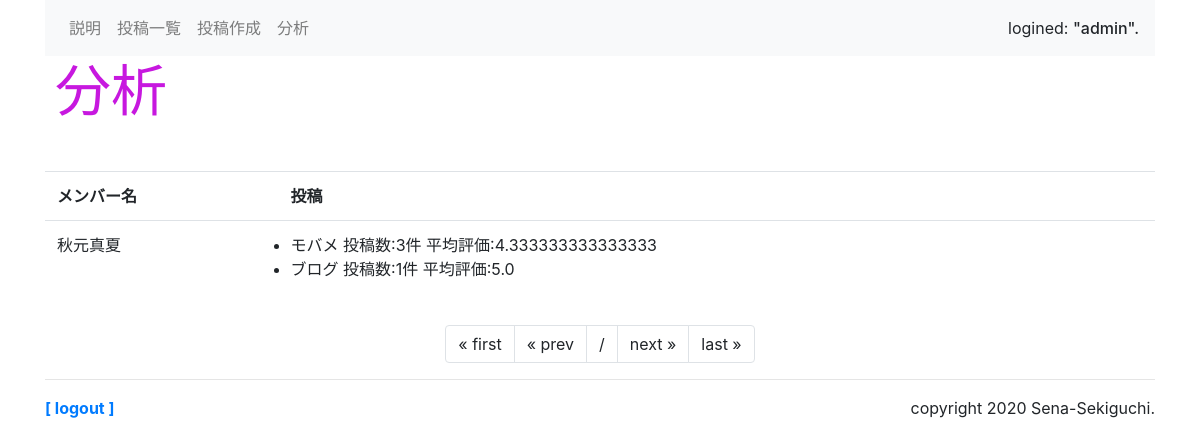
Screenshot of /sns/analysis (signed in) with the database file from the repository.
### sns/models.py (models this page shows, shortened)
class Menber(models.Model):
    owner = models.ForeignKey(User, on_delete=models.CASCADE, \
        related_name='menber_owner')
    name = models.TextField(max_length=10)

class Category(models.Model):
    name = models.CharField(max_length=100)
    def __str__(self):
        return self.name

class Message(models.Model):
    owner = models.ForeignKey(User, on_delete=models.CASCADE, \
        related_name='message_owner')
    group = models.ForeignKey('Group', on_delete=models.CASCADE)
    content = models.TextField(max_length=1000)
    share_id = models.IntegerField(default=-1)
    good_count = models.IntegerField(default=0)
    share_count = models.IntegerField(default=0)
    pub_date = models.DateTimeField(auto_now_add=True)
    menber = models.ForeignKey('Menber', models.SET_NULL,blank=True,null=True)
    category = models.ForeignKey('Category', models.SET_NULL,blank=True,null=True,related_name='posts')
    STAR_CHOICES = (
    (5,5),
    (4,4),
    (3,3),
    (2,2),
    (1,1),
    )
    star = models.IntegerField(verbose_name="乃木星", choices=STAR_CHOICES, blank=True)
    class Meta:
        ordering = ('-pub_date',)

### sns/views.py (the view)
# urls.py: path('analysis', views.analysis, name='analysis'),
@login_required(login_url='/admin/login/')
def analysis(request):
    params = {
        'login_user':request.user,
        'values':['A','B','C'],
        'menbers':Menber.objects.all(),
        'categorys':Category.objects.annotate(avg_review=Avg('posts__star')),
        'CATEGORY_CHOICES':['TV','ラジオ','雑誌','ブログ','モバメ'] ,
    }
    return render(request, 'sns/analysis.html', params)

### sns/templates/sns/analysis.html (shortened to what this page needs)
{% extends 'sns/layout.html' %}
{% block header %}
<h1 class="display-4">分析</h1>
{% endblock %}
{% block content %}
<body class="container">
    <h1 class="display-4">
        {{title}}</h1>
    <table class="table">
        <tr>
            <th>メンバー名</th>
            <th>投稿</th>
        </tr>
    {% for item in menbers %}
        <tr>
            <td>{{item.name}}</td>
            <td><ul>
                {% for ct in categorys %}
                    <li>{{ct}} 投稿数:{{ct.posts.all|length}}件 平均評価:{{ct.avg_review}}</li>
                {% endfor %}
                </ul></td>
    {% endfor %}
    </table>
    <ul class="pagination justify-content-center">
        {% if data.has_previous %}
        <li class="page-item">
            <a class="page-link" href="{% url 'index' %}">
                &laquo; first</a>
        </li>
        <li class="page-item">
            <a class="page-link"
            href="{% url 'index' %}{{data.previous_page_number}}">
                &laquo; prev</a>
        </li>
        {% else %}
        <li class="page-item">
            <a class="page-link">&laquo; first</a>
        </li>
        <li class="page-item">
            <a class="page-link">&laquo; prev</a>
        </li>
        {% endif %}
        <li class="page-item">
            <a class="page-link">
            {{data.number}}/{{data.paginator.num_pages}}</a>
        </li>
        {% if data.has_next %}
        <li class="page-item">
            <a class="page-link"
            href="{% url 'index' %}{{data.next_page_number }}">
                next &raquo;</a>
        </li>
        <li class="page-item">
            <a class="page-link"
            href="{% url 'index' %}{{data.paginator.num_pages}}">
                last &raquo;</a>
        </li>
        {% else %}
        <li class="page-item">
            <a class="page-link">next &raquo;</a>
        </li>
        <li class="page-item">
            <a class="page-link">last &raquo;</a>
        </li>
        {% endif %}
    </ul>
</body>
{% endblock %}

### sns/templates/sns/layout.html (shortened to what this page needs)
{% load static %}
<!doctype html>
<html lang="ja">
<head>
    <link rel="stylesheet"
    href="https://stackpath.bootstrapcdn.com/bootstrap/4.3.1/css/bootstrap.min.css"
>
    <link rel="stylesheet" type="text/css" href="{% static 'accounts/user_profile.css' %}">
</head>
<body class="container">
    <nav class="navbar navbar-expand navbar-light bg-light">
    <ul class="navbar-nav mr-auto">
        <li class="nav-item">
            <a class="nav-link" href="{% url 'explain' %}">説明</a>
        </li>
        <li class="nav-item">
            <a class="nav-link" href="{% url 'index' %}">投稿一覧</a>
        </li>
        <li class="nav-item">
            <a class="nav-link" href="{% url 'post' %}">投稿作成</a>
        </li>
        <li class="nav-item">
            <a class="nav-link" href="{% url 'analysis' %}">分析</a>
        </li>
    </ul>
    <span>logined: <span class="h6">"{{login_user}}".</span></span>
    </nav>
    <div>{% block header %}
        {% endblock %}</div>
    <div class="content">{% block content %}
        {% endblock %}</div>
    <hr>
    <div class="my-3">
        <span class="font-weight-bold">
            <a href="/admin/logout?next=/sns/">
                [ logout ]</a></span>
        <span class="float-right">copyright 2020
            Sena-Sekiguchi.</span>
    </div>
</body>
</html>

### sns/static/accounts/user_profile.css (style rules this page uses)
* { margin: 0; padding: 0; background-repeat: repeat-y; }
h1 { margin-bottom: 20px; padding: 2px 10px 2px; font-weight: bold; color: rgb(199, 24, 223); }

### rows the page displays
Menber: name "秋元真夏"
Category: name "モバメ", posts.all|length "3", avg_review "4.333333333333333"
Category: name "ブログ", posts.all|length "1", avg_review "5.0"

### other values shown
{{ login_user }} "admin"
